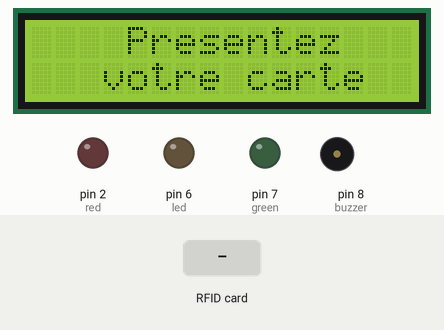
This sketch was run on a simulated Arduino Uno, built with avr-gcc and run on an emulated ATmega328P. On the bench: 16×2 character LCD, output pins drawn as LEDs (lit = HIGH), buzzer (waves = sounding). Dashed ring = blinking. The test bench sets the inputs (shaded band). Pins used as bus, display or sensor lines are not drawn; what the sketch prints to the serial monitor is not drawn.

Above: at 1.3 s.
1.4 s: RFID card 5E 7A 19 C4 held to the reader
At 2.35 s:
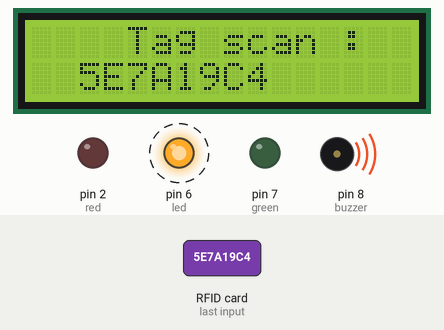
3.7 s: RFID card 5E 7A 19 C4 held to the reader
At 3.84 s:
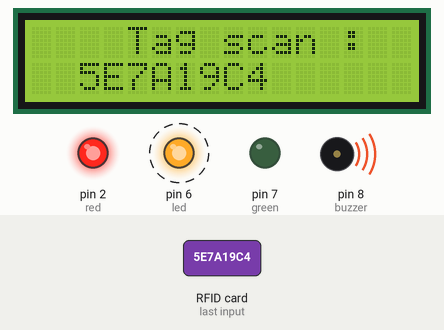
At 5.6 s:
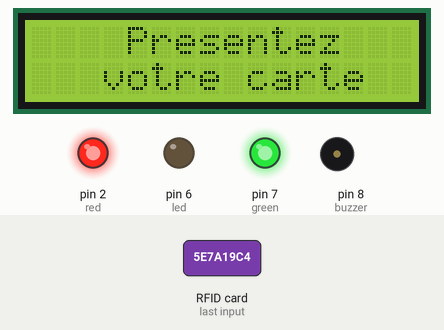
Timing chart, 0 to 7.1 s (numbered marks = the images above; inputs shaded):
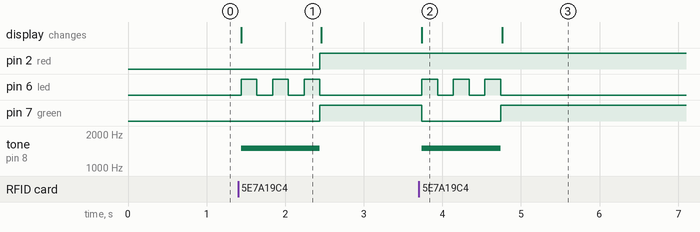

Measured:
- after the input at 1.4 s, pin 2 (red), pin 7 (green): LOW → HIGH after 1.0 s; pin 6 (led): alternates HIGH for 0.20 s and LOW for 0.20 s, 6 changes in all, then stays LOW, starting at once; tone on pin 8 (buzzer): silent → 1500 Hz at once, → silent 1.0 s later; the display: changes at once (image 1)
- after the input at 3.7 s, pin 6 (led): alternates HIGH for 0.20 s and LOW for 0.20 s, 6 changes in all, then stays LOW, starting at once; pin 7 (green): HIGH → LOW at once, → HIGH 1.0 s later; tone on pin 8 (buzzer): silent → 1500 Hz at once, → silent 1.0 s later; the display: changes at once (image 2)
- what the display in image 1 shows lasts 1.1 s, from 1.4 s to 2.5 s

The sketch:

projet_techo.ino
```cpp
#include <SPI.h>
#include <Wire.h>
#include <Arduino.h>
#include <MFRC522.h>
#include <LiquidCrystal_I2C.h>

LiquidCrystal_I2C lcd = LiquidCrystal_I2C(0x27, 16, 2);
MFRC522 mfrc522(10, 9); // SS_PIN 10, RST_PIN 9

const int buzzer = 8;
const int led = 6;
const int green = 7;
const int red = 2;

void setup()
{
  lcd.begin();
  pinMode(buzzer, OUTPUT); // Pour le buzzer
  pinMode(led, OUTPUT);
  pinMode(green, OUTPUT);
  pinMode(red, OUTPUT);

  Serial.begin(9600);
  SPI.begin();
  mfrc522.PCD_Init();

  lcd.clear();
  lcd.setCursor(4, 0);
  lcd.print("Presentez");
  lcd.setCursor(3, 1);
  lcd.print("votre carte");

}

void loop()
{
  if(mfrc522.PICC_IsNewCardPresent() == 0) return;
  if(mfrc522.PICC_ReadCardSerial() == 0) return;

  String tag= "";
  byte caractere;
  for (byte i = 0; i < mfrc522.uid.size; i++) {
     //Serial.print(mfrc522.uid.uidByte[i] < 0x10 ? " 0" : " ");
     //Serial.print(mfrc522.uid.uidByte[i], HEX);
     tag.concat(String(mfrc522.uid.uidByte[i] < 0x10 ? "0" : ""));
     tag.concat(String(mfrc522.uid.uidByte[i], HEX));
  }
  tag.toUpperCase();

  lcd.clear();
  lcd.setCursor(4, 0);
  lcd.print("Tag scan :");
  lcd.setCursor(2, 1);
  lcd.print(tag);
  Serial.println(tag);

  digitalWrite(green, LOW);
//  digitalWrite(red, LOW);
  tone(buzzer, 1500);
  digitalWrite(led, HIGH);
  delay(200);
  digitalWrite(led, LOW);
  delay(200);
  digitalWrite(led, HIGH);
  delay(200);
  digitalWrite(led, LOW);
  delay(200);
  digitalWrite(led, HIGH);
  delay(200);
  digitalWrite(led, LOW);

  digitalWrite(green, HIGH);
  digitalWrite(red, HIGH);
  lcd.clear();
  //digitalWrite(buzzer, LOW);
  noTone(buzzer);
  lcd.setCursor(4, 0);
  lcd.print("Presentez");
  lcd.setCursor(3, 1);
  lcd.print("votre carte");

}
```
